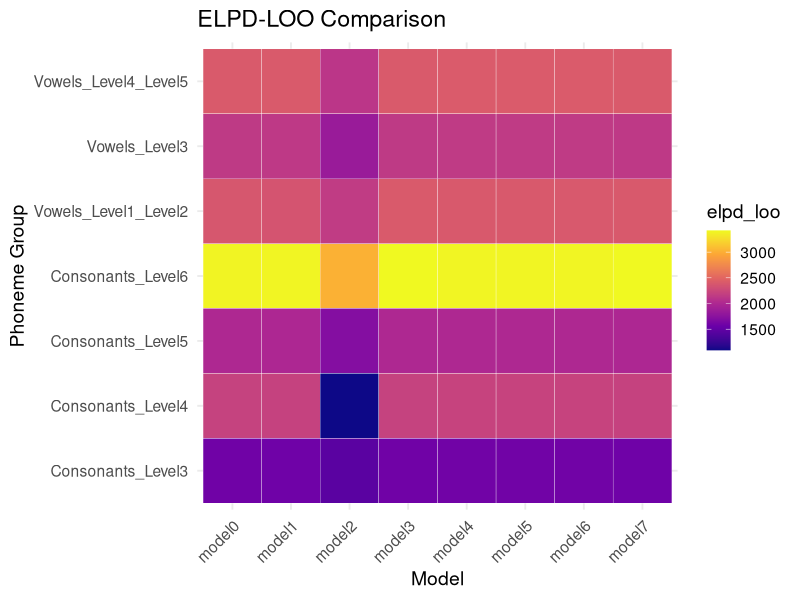
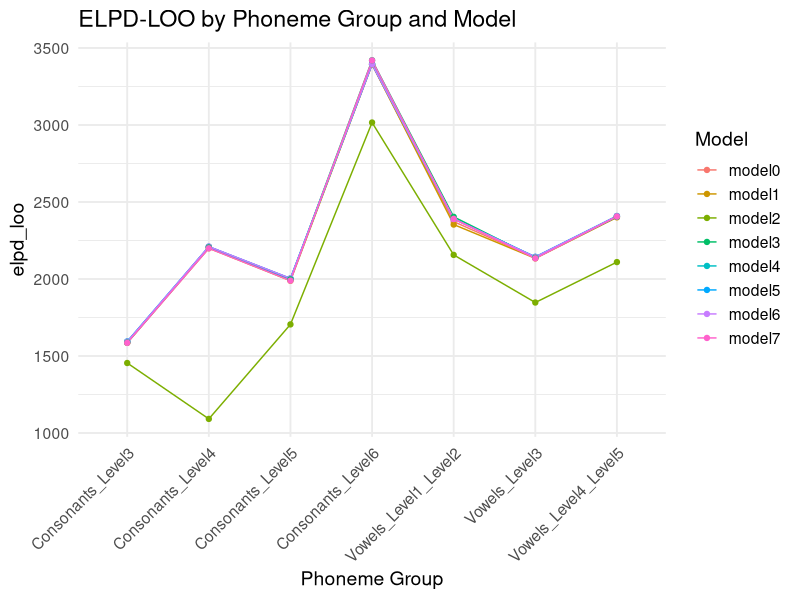
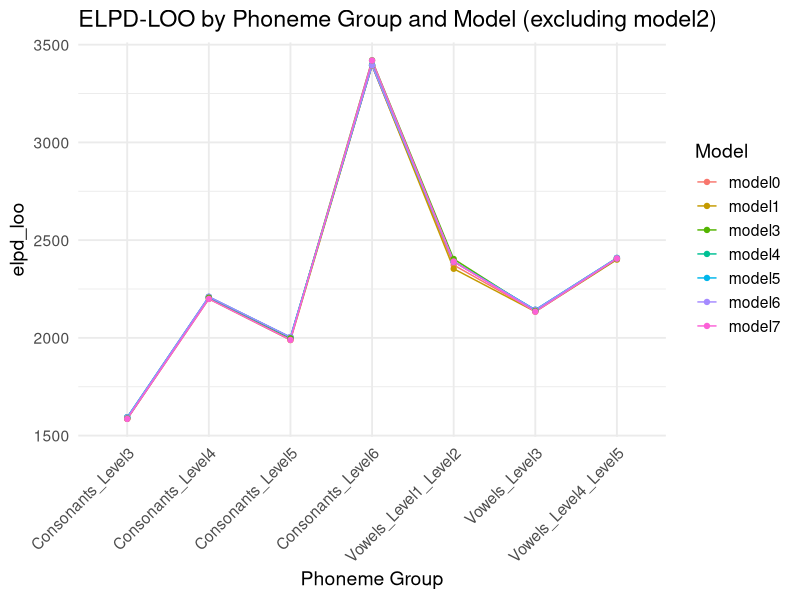
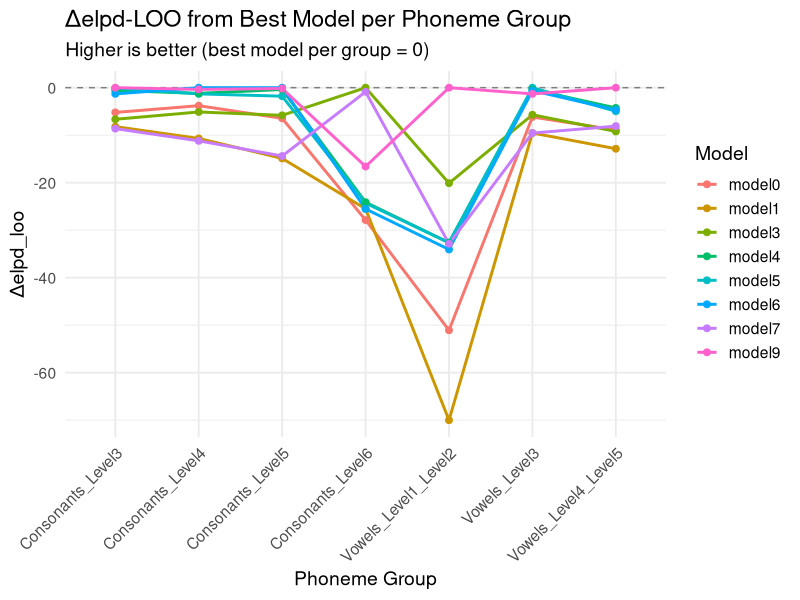
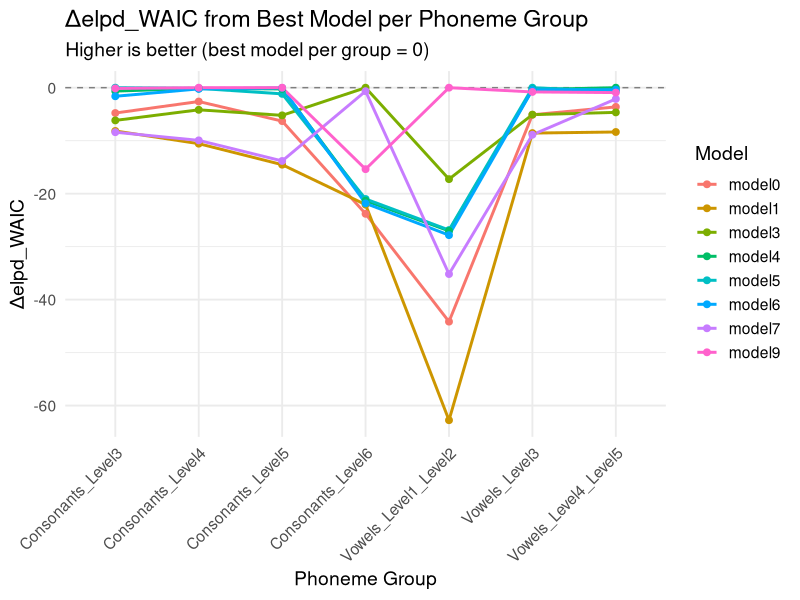

Generate these figures, in order, with R:
library(tidyverse)

# your data
df <- tribble(
  ~phoneme_group, ~model0, ~model1, ~model2, ~model5, ~model4, ~model6, ~model3, ~model7,
  "Vowels_Level1_Level2", 2372.400587, 2353.462898, 2156.426225, 2390.860938, 2390.81347, 2389.414702, 2403.365305, 2390.616417,
  "Vowels_Level4_Level5", 2404.282138, 2400.335408, 2109.843857, 2408.223292, 2408.925052, 2408.521105, 2403.968617, 2405.101681,
  "Vowels_Level3", 2137.326231, 2133.969663, 1847.266725, 2143.506476, 2143.099494, 2142.880588, 2137.805181, 2133.954355,
  "Consonants_Level3", 1588.81245, 1585.822502, 1454.607328, 1593.913208, 1593.434684, 1592.722768, 1587.373022, 1585.398045,
  "Consonants_Level4", 2206.720434, 2199.826015, 1091.629515, 2209.201032, 2209.313019, 2210.508856, 2205.396913, 2199.311573,
  "Consonants_Level5", 1997.365109, 1988.928397, 1705.228679, 2002.034362, 2003.447985, 2003.822602, 1998.000827, 1989.429841,
  "Consonants_Level6", 3392.083198, 3394.443317, 3015.966297, 3395.632649, 3395.838768, 3394.411248, 3419.949923, 3419.082837
)

df_long <- df %>%
  pivot_longer(-phoneme_group, names_to = "model", values_to = "elpd_loo")

ggplot(df_long, aes(x = model, y = phoneme_group, fill = elpd_loo)) +
  geom_tile(color = "white") +
  scale_fill_viridis_c(option = "plasma") +
  labs(
    title = "ELPD-LOO Comparison",
    x = "Model",
    y = "Phoneme Group",
    fill = "elpd_loo"
  ) +
  theme_minimal(base_size = 14) +
  theme(axis.text.x = element_text(angle = 45, hjust = 1))

ggplot(df_long, aes(x = phoneme_group, y = elpd_loo, color = model, group = model)) +
  geom_line() +
  geom_point() +
  labs(
    title = "ELPD-LOO by Phoneme Group and Model",
    x = "Phoneme Group",
    y = "elpd_loo",
    color = "Model"
  ) +
  theme_minimal(base_size = 14) +
  theme(axis.text.x = element_text(angle = 45, hjust = 1))


library(tidyverse)

# same data as before
df <- tribble(
  ~phoneme_group, ~model0, ~model1, ~model2, ~model5, ~model4, ~model6, ~model3, ~model7,
  "Vowels_Level1_Level2", 2372.400587, 2353.462898, 2156.426225, 2390.860938, 2390.81347, 2389.414702, 2403.365305, 2390.616417,
  "Vowels_Level4_Level5", 2404.282138, 2400.335408, 2109.843857, 2408.223292, 2408.925052, 2408.521105, 2403.968617, 2405.101681,
  "Vowels_Level3", 2137.326231, 2133.969663, 1847.266725, 2143.506476, 2143.099494, 2142.880588, 2137.805181, 2133.954355,
  "Consonants_Level3", 1588.81245, 1585.822502, 1454.607328, 1593.913208, 1593.434684, 1592.722768, 1587.373022, 1585.398045,
  "Consonants_Level4", 2206.720434, 2199.826015, 1091.629515, 2209.201032, 2209.313019, 2210.508856, 2205.396913, 2199.311573,
  "Consonants_Level5", 1997.365109, 1988.928397, 1705.228679, 2002.034362, 2003.447985, 2003.822602, 1998.000827, 1989.429841,
  "Consonants_Level6", 3392.083198, 3394.443317, 3015.966297, 3395.632649, 3395.838768, 3394.411248, 3419.949923, 3419.082837
)

df_long <- df %>%
  pivot_longer(-phoneme_group, names_to = "model", values_to = "elpd_loo")

# filter out model2
df_long_filtered <- df_long %>%
  filter(model != "model2")

ggplot(df_long_filtered, aes(x = phoneme_group, y = elpd_loo, color = model, group = model)) +
  geom_line() +
  geom_point() +
  labs(
    title = "ELPD-LOO by Phoneme Group and Model (excluding model2)",
    x = "Phoneme Group",
    y = "elpd_loo",
    color = "Model"
  ) +
  theme_minimal(base_size = 14) +
  theme(axis.text.x = element_text(angle = 45, hjust = 1))

library(tidyverse)

# your data
df <- tribble(
  ~phoneme_group, ~model0, ~model1, ~model2, ~model5, ~model4, ~model6, ~model3, ~model7, ~model9,
  "Vowels_Level1_Level2", 2372.400587, 2353.462898, 2156.426225, 2390.860938, 2390.81347, 2389.414702, 2403.365305, 2390.616417,2423.47379785022,
  "Vowels_Level4_Level5", 2404.282138, 2400.335408, 2109.843857, 2408.223292, 2408.925052, 2408.521105, 2403.968617, 2405.101681,2413.19149610249,
  "Vowels_Level3", 2137.326231, 2133.969663, 1847.266725, 2143.506476, 2143.099494, 2142.880588, 2137.805181, 2133.954355, 2142.20169783886,
  "Consonants_Level3", 1588.81245, 1585.822502, 1454.607328, 1593.913208, 1593.434684, 1592.722768, 1587.373022, 1585.398045, 1594.02018660699,
  "Consonants_Level4", 2206.720434, 2199.826015, 1091.629515, 2209.201032, 2209.313019, 2210.508856, 2205.396913, 2199.311573,2210.14613816042,
  "Consonants_Level5", 1997.365109, 1988.928397, 1705.228679, 2002.034362, 2003.447985, 2003.822602, 1998.000827, 1989.429841,2003.64794510735,
  "Consonants_Level6", 3392.083198, 3394.443317, 3015.966297, 3395.632649, 3395.838768, 3394.411248, 3419.949923, 3419.082837,3403.35519432732,
)

# reshape to long
df_long <- df %>%
  pivot_longer(-phoneme_group, names_to = "model", values_to = "elpd_loo")

# compute Δelpd
df_delta <- df_long %>%
  group_by(phoneme_group) %>%
  mutate(best_elpd = max(elpd_loo),
         delta_elpd = elpd_loo - best_elpd) %>%
  ungroup() %>%
  filter(model != "model2")  # optional: exclude model2

# plot
ggplot(df_delta, aes(x = phoneme_group, y = delta_elpd, color = model, group = model)) +
  geom_hline(yintercept = 0, linetype = "dashed", color = "gray50") +
  geom_line(linewidth = 1) +
  geom_point(size = 2) +
  labs(
    title = "Δelpd-LOO from Best Model per Phoneme Group",
    subtitle = "Higher is better (best model per group = 0)",
    x = "Phoneme Group",
    y = "Δelpd_loo",
    color = "Model"
  ) +
  theme_minimal(base_size = 14) +
  theme(axis.text.x = element_text(angle = 45, hjust = 1))

library(tidyverse)

# your WAIC data
df_waic <- tribble(
  ~phoneme_group, ~model0, ~model1, ~model2, ~model5, ~model4, ~model6, ~model3, ~model7,~model9,
  "Vowels_Level1_Level2", 2393.091942, 2374.486932, 2182.939077, 2410.380269, 2410.226911, 2409.419963, 2419.991459, 2402.076974,2437.25183739366,
  "Vowels_Level4_Level5", 2415.94795, 2411.209648, 2164.973024, 2418.886505, 2419.572331, 2419.195411, 2414.910266, 2417.44826,2418.64655926078,
  "Vowels_Level3", 2147.667259, 2144.205509, 1872.456387, 2152.775275, 2152.42123, 2152.359044, 2147.684196, 2143.89446,2151.97248061237,
  "Consonants_Level3", 1600.887501, 1597.499784, 1463.830073, 1605.668552, 1605.023293, 1604.04684, 1599.492792, 1597.262348,1605.52846555561,
  "Consonants_Level4", 2229.396854, 2221.439075, 1130.13514, 2231.872889, 2231.87649, 2231.778211, 2227.829619, 2222.062492,2232.0072878835,
  "Consonants_Level5", 2020.428204, 2012.201825, 1736.182954, 2025.57095, 2026.500314, 2026.690243, 2021.514845, 2012.906702,2026.73759218063,
  "Consonants_Level6", 3404.867638, 3406.603227, 3022.616948, 3407.665037, 3407.336967, 3406.832192, 3428.673419, 3428.014152,3413.291561112,
)

# reshape to long
df_waic_long <- df_waic %>%
  pivot_longer(-phoneme_group, names_to = "model", values_to = "elpd_waic")

# compute Δelpd_waic
df_waic_delta <- df_waic_long %>%
  group_by(phoneme_group) %>%
  mutate(best_waic = max(elpd_waic),
         delta_waic = elpd_waic - best_waic) %>%
  ungroup() %>%
  filter(model != "model2")  # optional: exclude model2

# plot
ggplot(df_waic_delta, aes(x = phoneme_group, y = delta_waic, color = model, group = model)) +
  geom_hline(yintercept = 0, linetype = "dashed", color = "gray50") +
  geom_line(linewidth = 1) +
  geom_point(size = 2) +
  labs(
    title = "Δelpd_WAIC from Best Model per Phoneme Group",
    subtitle = "Higher is better (best model per group = 0)",
    x = "Phoneme Group",
    y = "Δelpd_WAIC",
    color = "Model"
  ) +
  theme_minimal(base_size = 14) +
  theme(axis.text.x = element_text(angle = 45, hjust = 1))

